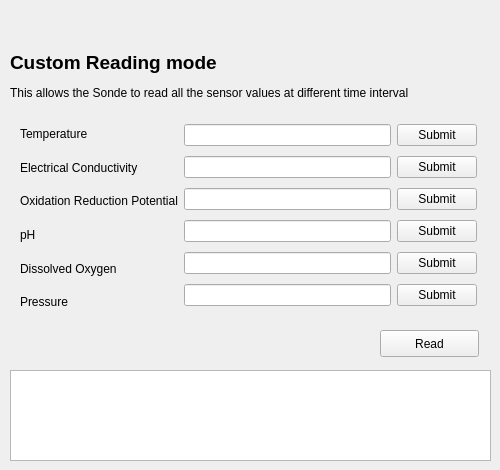
    <widget class="QWidget" name="tab_11">
     <attribute name="title">
      <string>Custom</string>
     </attribute>
     <widget class="QLabel" name="label_5">
      <property name="geometry">
       <rect>
        <x>10</x>
        <y>20</y>
        <width>461</width>
        <height>111</height>
       </rect>
      </property>
      <property name="text">
       <string>&lt;html&gt;&lt;head/&gt;&lt;body&gt;&lt;p&gt;&lt;span style=&quot; font-size:14pt; font-weight:600;&quot;&gt;Custom Reading mode&lt;/span&gt;&lt;/p&gt;&lt;p&gt;This allows the Sonde to read all the sensor values at different time interval &lt;/p&gt;&lt;/body&gt;&lt;/html&gt;</string>
      </property>
      <property name="wordWrap">
       <bool>true</bool>
      </property>
     </widget>
     <widget class="QTextBrowser" name="textBrowser_3">
      <property name="geometry">
       <rect>
        <x>10</x>
        <y>370</y>
        <width>481</width>
        <height>91</height>
       </rect>
      </property>
     </widget>
     <widget class="QPushButton" name="pushButton_2">
      <property name="geometry">
       <rect>
        <x>380</x>
        <y>330</y>
        <width>99</width>
        <height>27</height>
       </rect>
      </property>
      <property name="text">
       <string>Read</string>
      </property>
     </widget>
     <widget class="QWidget" name="layoutWidget">
      <property name="geometry">
       <rect>
        <x>20</x>
        <y>120</y>
        <width>457</width>
        <height>196</height>
       </rect>
      </property>
      <layout class="QHBoxLayout" name="horizontalLayout_3">
       <item>
        <layout class="QVBoxLayout" name="verticalLayout_2">
         <item>
          <widget class="QLabel" name="label_6">
           <property name="text">
            <string>Temperature </string>
           </property>
          </widget>
         </item>
         <item>
          <widget class="QLabel" name="label_8">
           <property name="text">
            <string>Electrical Conductivity</string>
           </property>
          </widget>
         </item>
         <item>
          <widget class="QLabel" name="label_10">
           <property name="text">
            <string>Oxidation Reduction Potential</string>
           </property>
          </widget>
         </item>
         <item>
          <widget class="QLabel" name="label_7">
           <property name="text">
            <string>pH</string>
           </property>
          </widget>
         </item>
         <item>
          <widget class="QLabel" name="label_9">
           <property name="text">
            <string>Dissolved Oxygen</string>
           </property>
          </widget>
         </item>
         <item>
          <widget class="QLabel" name="label_11">
           <property name="text">
            <string>Pressure</string>
           </property>
          </widget>
         </item>
        </layout>
       </item>
       <item>
        <layout class="QVBoxLayout" name="verticalLayout_3">
         <item>
          <widget class="QLineEdit" name="temp_interval"/>
         </item>
         <item>
          <widget class="QLineEdit" name="ec_interval"/>
         </item>
         <item>
          <widget class="QLineEdit" name="orp_interval"/>
         </item>
         <item>
          <widget class="QLineEdit" name="ph_interval"/>
         </item>
         <item>
          <widget class="QLineEdit" name="do_interval"/>
         </item>
         <item>
          <widget class="QLineEdit" name="pressure_interval"/>
         </item>
        </layout>
       </item>
       <item>
        <layout class="QVBoxLayout" name="verticalLayout_6">
         <item>
          <widget class="QPushButton" name="temp_submit">
           <property name="text">
            <string>Submit</string>
           </property>
          </widget>
         </item>
         <item>
          <widget class="QPushButton" name="ec_submit">
           <property name="text">
            <string>Submit</string>
           </property>
          </widget>
         </item>
         <item>
          <widget class="QPushButton" name="orp_submit">
           <property name="text">
            <string>Submit</string>
           </property>
          </widget>
         </item>
         <item>
          <widget class="QPushButton" name="ph_submit">
           <property name="text">
            <string>Submit</string>
           </property>
          </widget>
         </item>
         <item>
          <widget class="QPushButton" name="do_submit">
           <property name="text">
            <string>Submit</string>
           </property>
          </widget>
         </item>
         <item>
          <widget class="QPushButton" name="pressure_submit">
           <property name="text">
            <string>Submit</string>
           </property>
          </widget>
         </item>
        </layout>
       </item>
      </layout>
     </widget>
     <zorder>layoutWidget</zorder>
     <zorder>label_5</zorder>
     <zorder>textBrowser_3</zorder>
     <zorder>pushButton_2</zorder>
    </widget>
